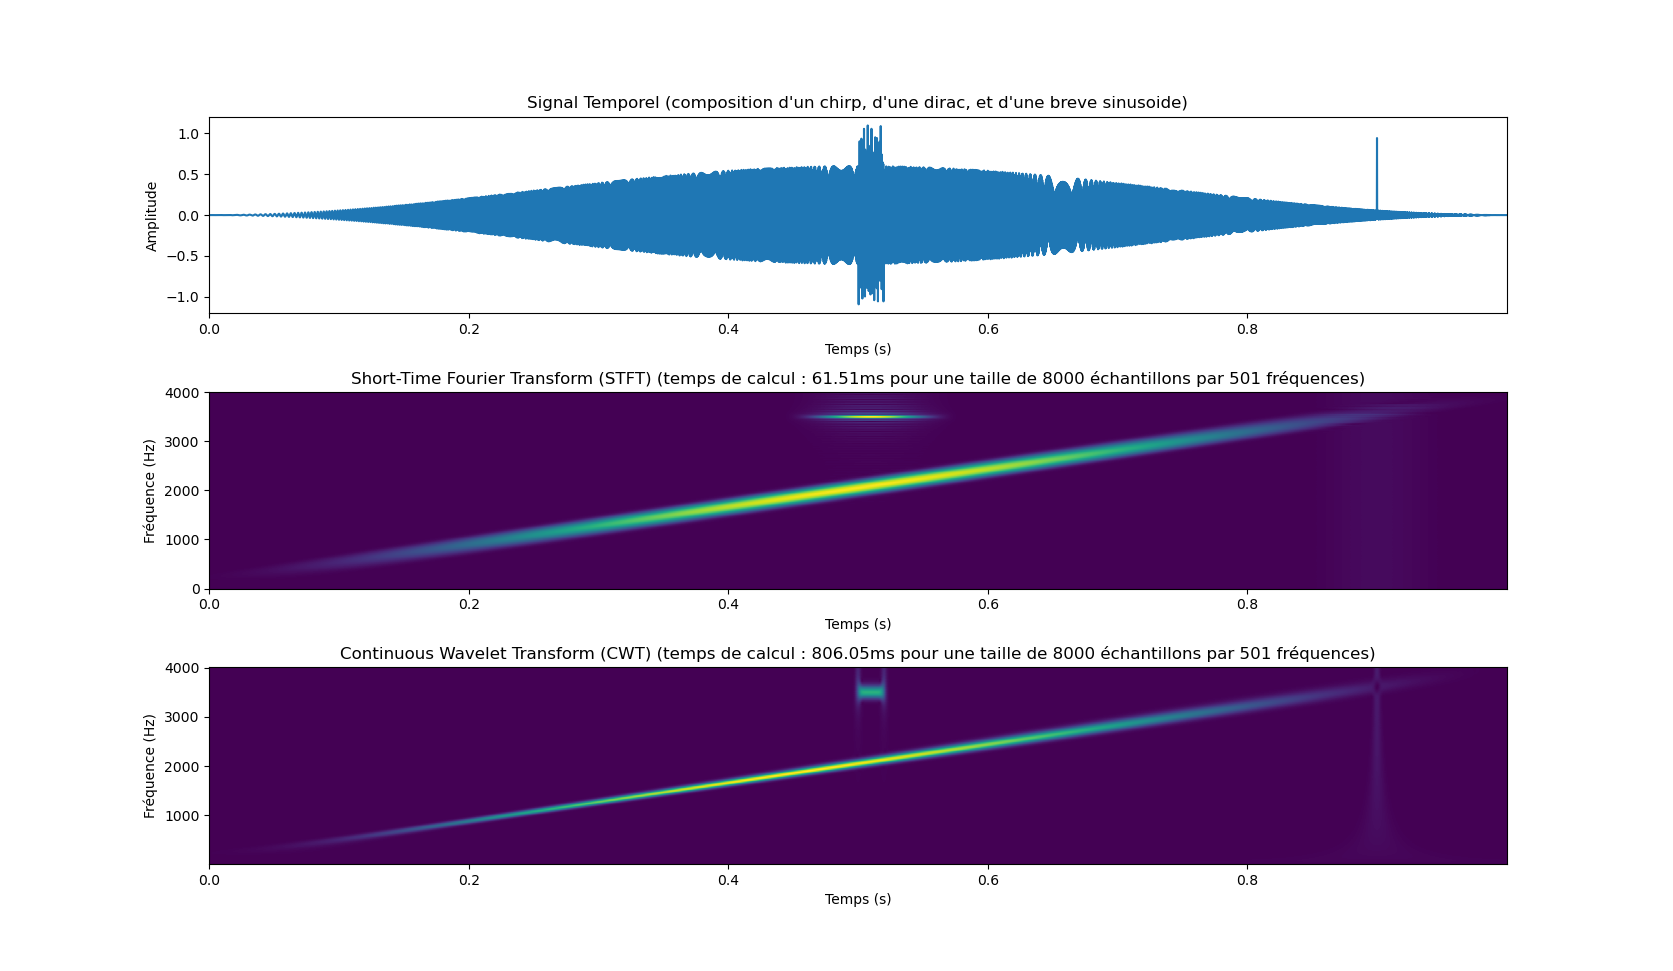

The script that drew this image:
import numpy as np
import matplotlib.pyplot as plt
from scipy.signal import chirp, stft, cwt, morlet2,morlet,get_window
from scipy.io.wavfile import write
import time
import scipy.constants as const

# Générer un signal sinusoïdal
fs = 8192  # fréquence d'échantillonnage en Hz
t = np.linspace(0, 1, fs, endpoint=False)  # échantillonnage sur 1 seconde
freq = 300  # fréquence du signal en Hz


def add_with_shift(array1, array2, shift):
    shift=int(shift*len(array1))
    a2 = np.copy(array2)
    if (len(a2) + shift) > len(array1):
        a2 = a2[:len(array1) - shift]
    array1[shift:shift+len(a2)] += a2[:]
    return array1


t = np.linspace(0, 1, fs, endpoint=False)  # échantillonnage sur 1 seconde

signal_temporel = np.random.normal(loc=0, scale=0.0001, size=len(t))

# Ajouter une dirac au milieu

p = int(len(t)*0.9)
signal_temporel[p:p+1] = 1

# Ajouter une ondelette de basse fréquence à partir de l'indice 256
chirp = 0.6*chirp(t,100,1,4000)
chirp = chirp * get_window("hann",len(chirp))

hf = np.sin(t[0:len(t)//50] * 2 * np.pi * 3500)
hf = hf #* get_window("hann",len(hf))


signal_temporel = add_with_shift(signal_temporel,chirp,0)

signal_temporel = add_with_shift(signal_temporel,0.5*hf,0.5)
# Ajouter une ondelette de haute fréquence à partir de l'indice 678
#high_freq_morlet = np.real(morlet(500, 100, complete=True))
#signal_temporel[678:] += high_freq_morlet[:len(t) - 678]

# Afficher le signal temporel
plt.figure(figsize=(10, 6))
plt.subplot(3, 1, 1)
plt.plot(t, signal_temporel)
plt.title('Signal Temporel (composition d\'un chirp, d\'une dirac, et d\'une breve sinusoide)')
plt.xlabel('Temps (s)')
plt.ylabel('Amplitude')
plt.xlim(t[0], t[-1])

# Calculer et afficher la STFT
debut_stft=time.time()
f, t_spec, Zxx = stft(signal_temporel[:-1], fs, nperseg=fs//8,noverlap=(fs//8)-1)
fin_stft = time.time()
#Zxx = Zxx[:,0:-1]
#t_spec = t_spec[0:-1]
plt.subplot(3, 1, 2)
plt.pcolormesh(t_spec, f, np.abs(Zxx), shading='auto')
plt.title(f'Short-Time Fourier Transform (STFT) (temps de calcul : {(fin_stft - debut_stft) * 1000:.2f}ms pour une taille de {len(t_spec)} échantillons par {len(f)} fréquences)')
plt.xlabel(f'Temps (s)')
plt.ylabel(f'Fréquence (Hz)')
#plt.colorbar()

# Calculer et afficher la CWT
freq = np.linspace(10, fs/2, len(f))
w=40.0
widths = w*fs / (2*freq*np.pi)

debut_cwt = time.time()
coefficients = cwt(signal_temporel, morlet2, widths,w=w)
fin_cwt=time.time()
plt.subplot(3, 1, 3)
plt.pcolormesh(t, freq, (np.abs(coefficients)), shading='auto')
plt.title(f'Continuous Wavelet Transform (CWT) (temps de calcul : {(fin_cwt - debut_cwt) * 1000:.2f}ms pour une taille de {len(t)} échantillons par {len(freq)} fréquences)')
plt.xlabel(f'Temps (s)')
plt.ylabel(f'Fréquence (Hz)')
#plt.colorbar()
plt.subplots_adjust(hspace=0.4, wspace=0.5)
#plt.tight_layout()
plt.show()

def write_wav(filename, signal, sample_rate):
    # Assurez-vous que le signal est en valeurs entre -1 et 1
    signal = np.int16(signal / np.max(np.abs(signal)) * 32767)
    # Écrire le fichier WAV
    write(filename, sample_rate, signal)

# Exemple d'utilisation
sample_rate = 44100  # par exemple, fréquence d'échantillonnage de 44,1 kHz
duration = 5  # durée du signal en secondes
t = np.linspace(0, duration, int(sample_rate * duration), endpoint=False)  # vecteur temps
signal = np.sin(2 * np.pi * 440 * t)  # signal sinusoidal de 440 Hz

write_wav('output.wav', signal_temporel, fs)
